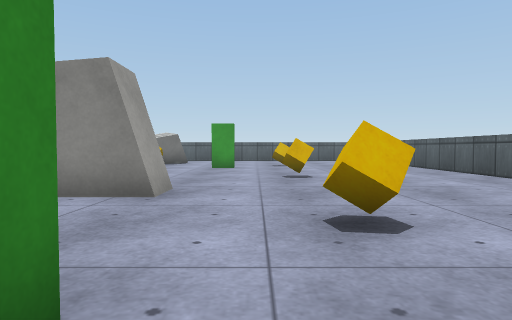
view 1 (above)

16 first-person views from a walk through a 3-D level made in the Unity game engine. The camera is 0.68 m above the floor, tilts 2° down and sees 75° across. The floor is counted in squares, 1 m on a side. Each view is taken from the middle of a square. On the plan, view 1 faces up. The plan holds only what a view shows up to about 10 squares ahead; the rest is blank. The player character is not drawn. Surface patterns are stand-ins for the level's own textures.

view 2
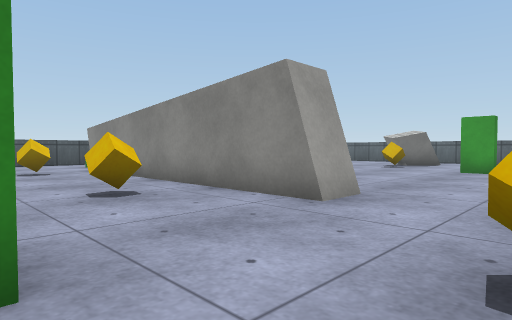

view 3
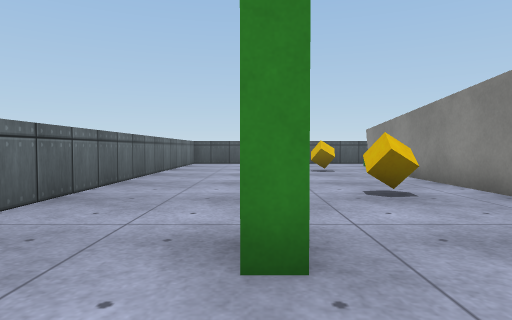

view 4
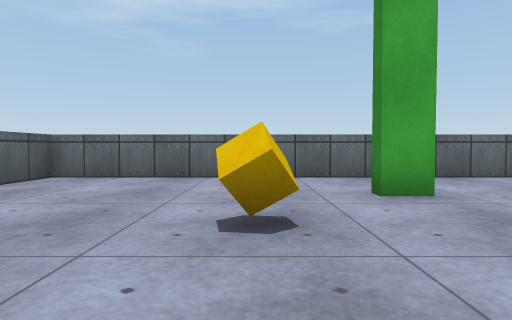

view 5
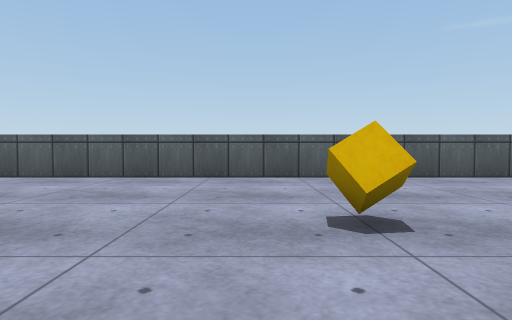

view 6
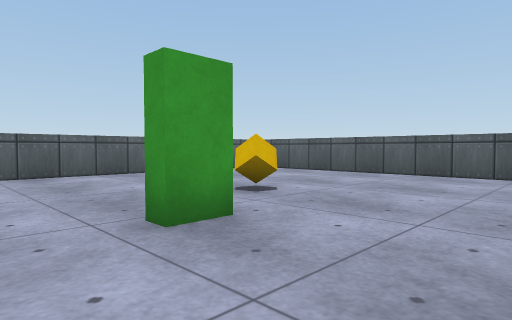

view 7
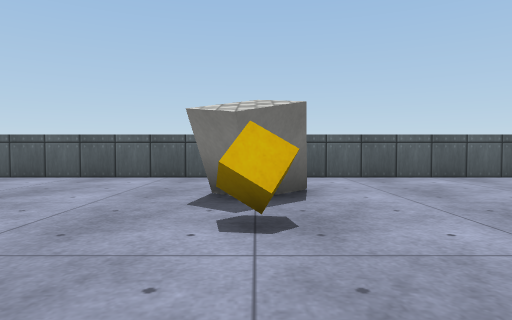

view 8
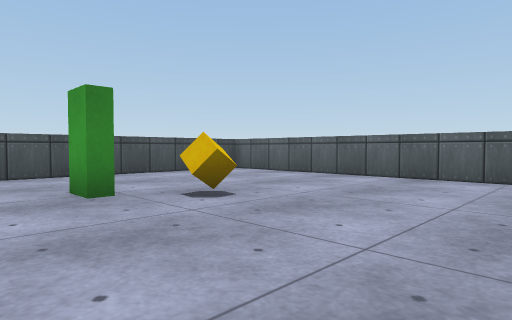

view 9
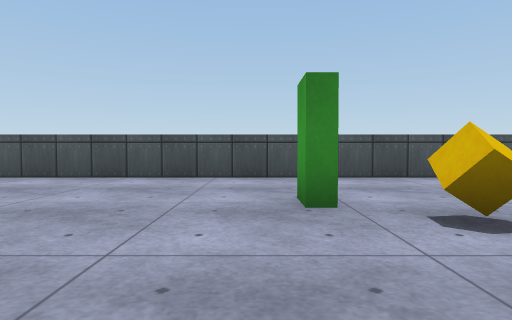

view 10
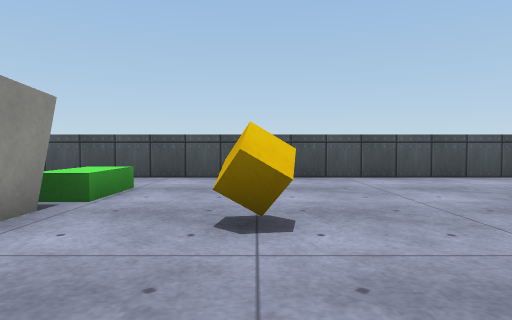

view 11
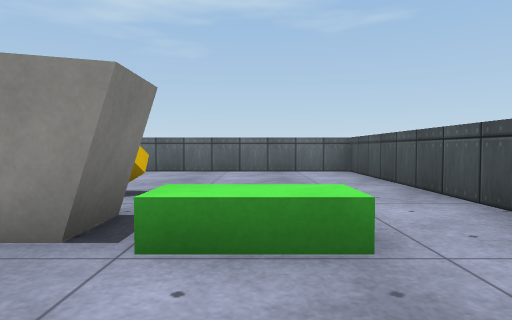

view 12
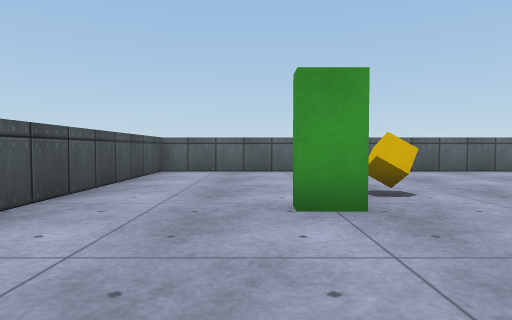

view 13
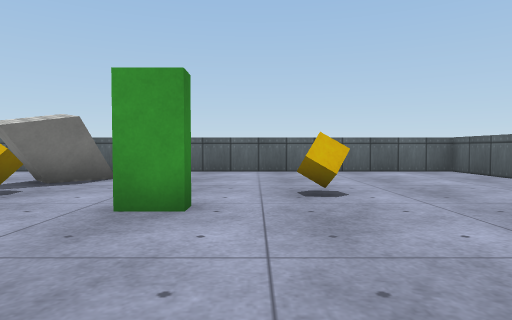

view 14
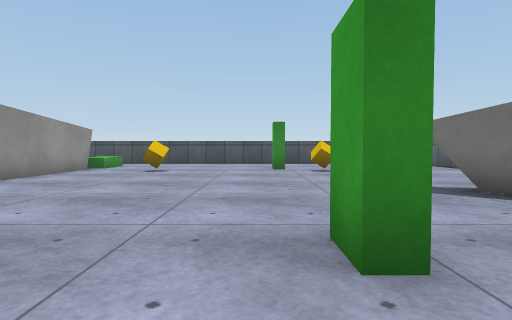

view 15
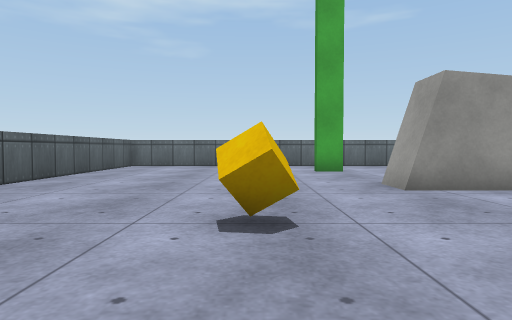

view 16
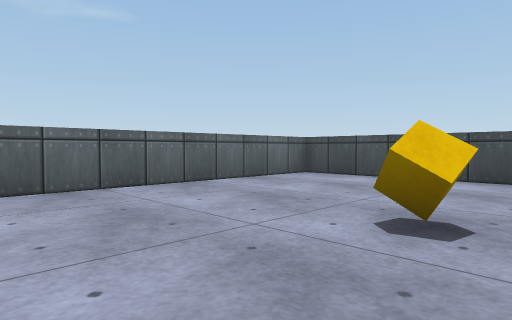

### Floor plan
Points are (right, up) in squares from view 1. A wall is a line through its corners. A room is listed if a view was taken in it or the views show most of it. See-through windows are left out.
Room 1 (views 1, 2, 3, 4, 5, 6, 7, 8, 9, 10, 11, 12, 13, 14, 15, 16)
walls: (-3.2, 5.6) (-1.6, 5.6) (-1.6, 4.6) (-9.8, 4.6) (-9.8, 5.6) (-6, 5.6); (-0.8, 12) (-0.8, 11.6) (-1.5, 11.6) (-1.5, 12); (-9.8, 12) (-9.8, 11.6) (-10.6, 11.6) (-10.6, 12); (-1.6, 1.3) (-0.8, 1.3) (-0.8, 0.9); (-13.7, -1.7) (5.8, -1.7) (5.8, 17.8) (-13.7, 17.8) (-13.7, -1.7)
low walls: (-11.9, 5.9) (-10.2, 5.9) (-10.2, 5.2)
objects: cube (-9, 3); cube (-9, 8); cube (-9, 13); block (-5, 14) to (-3, 15); cube (-4, 3); cube (-4, 13); cube (1, 3); cube (1, 8); cube (1, 13)

Where each view was taken, in squares from view 1:
view 1: 0 up, 0 right, facing up
view 2: 1 up, 1 right, facing up-left
view 3: 1 up, 1 right, facing left
view 4: 6 up, 1 right, facing down
view 5: 9 up, 2 left, facing right
view 6: 9 up, 3 left, facing up-right
view 7: 10 up, 4 left, facing up
view 8: 10 up, 5 left, facing up-left
view 9: 11 up, 6 left, facing left
view 10: 8 up, 6 left, facing left
view 11: 8 up, 11 left, facing down
view 12: 8 up, 11 left, facing up
view 13: 8 up, 0 right, facing up
view 14: 11 up, 1 right, facing left
view 15: 11 up, 1 right, facing down
view 16: 4 up, 6 left, facing down-left
